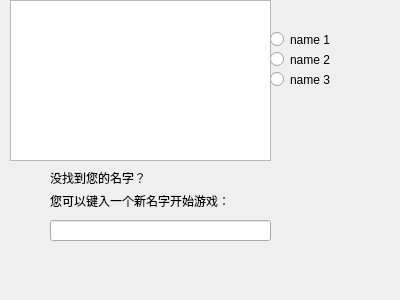
<?xml version="1.0" encoding="UTF-8"?>
<ui version="4.0">
 <class>dialog_names</class>
 <widget class="QWidget" name="dialog_names">
  <property name="geometry">
   <rect>
    <x>0</x>
    <y>0</y>
    <width>400</width>
    <height>300</height>
   </rect>
  </property>
  <property name="windowTitle">
   <string>Form</string>
  </property>
  <widget class="QRadioButton" name="but_1">
   <property name="geometry">
    <rect>
     <x>270</x>
     <y>30</y>
     <width>115</width>
     <height>19</height>
    </rect>
   </property>
   <property name="text">
    <string>name 1</string>
   </property>
  </widget>
  <widget class="QRadioButton" name="but_2">
   <property name="geometry">
    <rect>
     <x>270</x>
     <y>50</y>
     <width>75</width>
     <height>19</height>
    </rect>
   </property>
   <property name="text">
    <string>name 2</string>
   </property>
  </widget>
  <widget class="QRadioButton" name="but_3">
   <property name="geometry">
    <rect>
     <x>270</x>
     <y>70</y>
     <width>115</width>
     <height>19</height>
    </rect>
   </property>
   <property name="text">
    <string>name 3</string>
   </property>
  </widget>
  <widget class="QLabel" name="newname">
   <property name="geometry">
    <rect>
     <x>50</x>
     <y>190</y>
     <width>271</width>
     <height>21</height>
    </rect>
   </property>
   <property name="text">
    <string>您可以键入一个新名字开始游戏：</string>
   </property>
  </widget>
  <widget class="QLineEdit" name="lineEdit">
   <property name="geometry">
    <rect>
     <x>50</x>
     <y>220</y>
     <width>221</width>
     <height>21</height>
    </rect>
   </property>
  </widget>
  <widget class="QLabel" name="label">
   <property name="geometry">
    <rect>
     <x>50</x>
     <y>170</y>
     <width>131</width>
     <height>16</height>
    </rect>
   </property>
   <property name="text">
    <string>没找到您的名字？</string>
   </property>
  </widget>
  <widget class="QListWidget" name="name_list">
   <property name="geometry">
    <rect>
     <x>10</x>
     <y>0</y>
     <width>261</width>
     <height>161</height>
    </rect>
   </property>
  </widget>
 </widget>
 <resources/>
 <connections/>
</ui>
